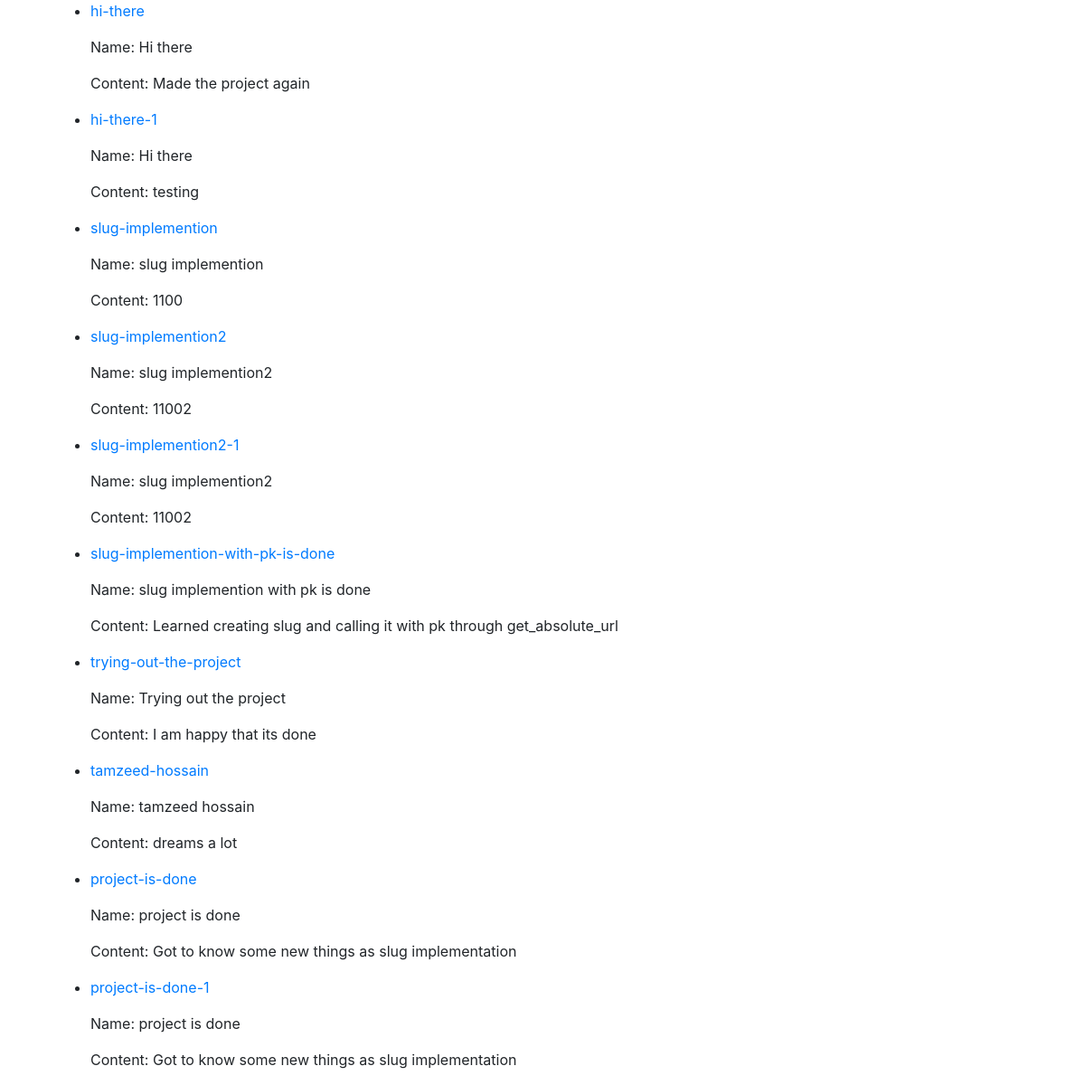
The app's page /search/ with its own data.
### pastebin_app/models.py (models this page shows, shortened)
class Post(models.Model):
    name = models.CharField(db_index=True, max_length=300, blank=False)
    content = models.TextField()
    slug = models.SlugField(max_length=140, unique=True)
    def get_absolute_url(self):
        return reverse("pastebin_app:detail",kwargs={'slug':self.slug,
                                                'pk': self.pk})

### pastebin_app/views.py (the view)
# urls.py: url(r'^search/$', views.SearchView.as_view(), name = 'search'),
class SearchView(ListView):
    template_name = 'pastebin_app/search.html'
    model = models.Post
    def get(self, request, *args, **kwargs):
        q = request.GET.get('q', '')
        self.results = models.Post.objects.filter(name__icontains=q)
        return super().get(request, *args, **kwargs)
    def get_context_data(self, **kwargs):
        return super().get_context_data(results=self.results, **kwargs)

### pastebin_app/templates/pastebin_app/search.html
{% extends "pastebin_app/base.html" %}
{% block body_block %}
<div class="container">
  {% if results %}
    <ul>
      {% for result in results %}
        <li> <a href="{{result.get_absolute_url}}"><p>{{result.slug}} </p></a></li>
        <p>Name: {{result.name}}</p>
        <p>Content: {{result.content}}</p>
      {% endfor %}
    </ul>
  {% else %}
    <p>No matched results.</p>
  {% endif %}
</div>
{% endblock %}

### pastebin_app/templates/pastebin_app/base.html (shortened to what this page needs)
<!DOCTYPE html>
<html lang="en" dir="ltr">
  <head>
    <link rel="stylesheet" href="https://stackpath.bootstrapcdn.com/bootstrap/4.1.3/css/bootstrap.min.css">
  </head>
  <body>
    <div class="container">
      {% block body_block %}
      {% endblock %}
    </div>
  </body>
</html>

### records on screen
Post: slug "hi-there", name "Hi there", content "Made the project again"
Post: slug "hi-there-1", name "Hi there", content "testing"
Post: slug "slug-implemention", name "slug implemention", content "1100"
Post: slug "slug-implemention2", name "slug implemention2", content "11002"
Post: slug "slug-implemention2-1", name "slug implemention2", content "11002"
Post: slug "slug-implemention-with-pk-is-done", name "slug implemention with pk is done", content "Learned creating slug and calling it with pk through get_absolute_url"
Post: slug "trying-out-the-project", name "Trying out the project", content "I am happy that its done"
Post: slug "tamzeed-hossain", name "tamzeed hossain", content "dreams a lot"
Post: slug "project-is-done", name "project is done", content "Got to know some new things as slug implementation"
Post: slug "project-is-done-1", name "project is done", content "Got to know some new things as slug implementation"
